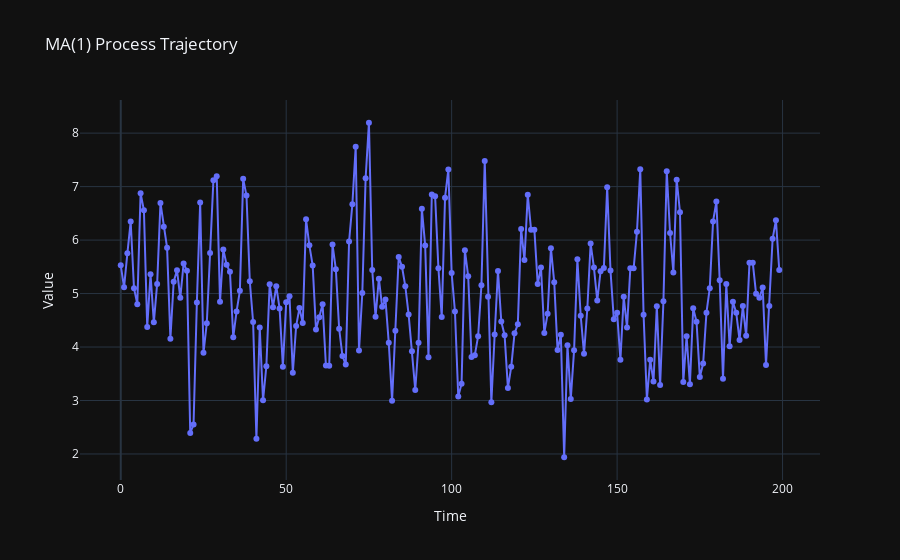

The notebook cell saved with this chart:
### Code cell
ma.plot_trajectory(t)

### Figure 1 — Plotly figure (JSON) as saved in the notebook; plotly's stock layout.template omitted (floating-point values rounded to 4 significant figures; data arrays with more than 128 entries replaced by an {"elided": "..."} marker saying what was removed)
{"data": [{"mode": "lines+markers", "name": "MA(1) Trajectory", "type": "scatter", "x": {"elided": "200 int values"}, "y": {"elided": "200 float values"}}], "layout": {"title": {"text": "MA(1) Process Trajectory"}, "xaxis": {"title": {"text": "Time"}}, "yaxis": {"title": {"text": "Value"}}}}
